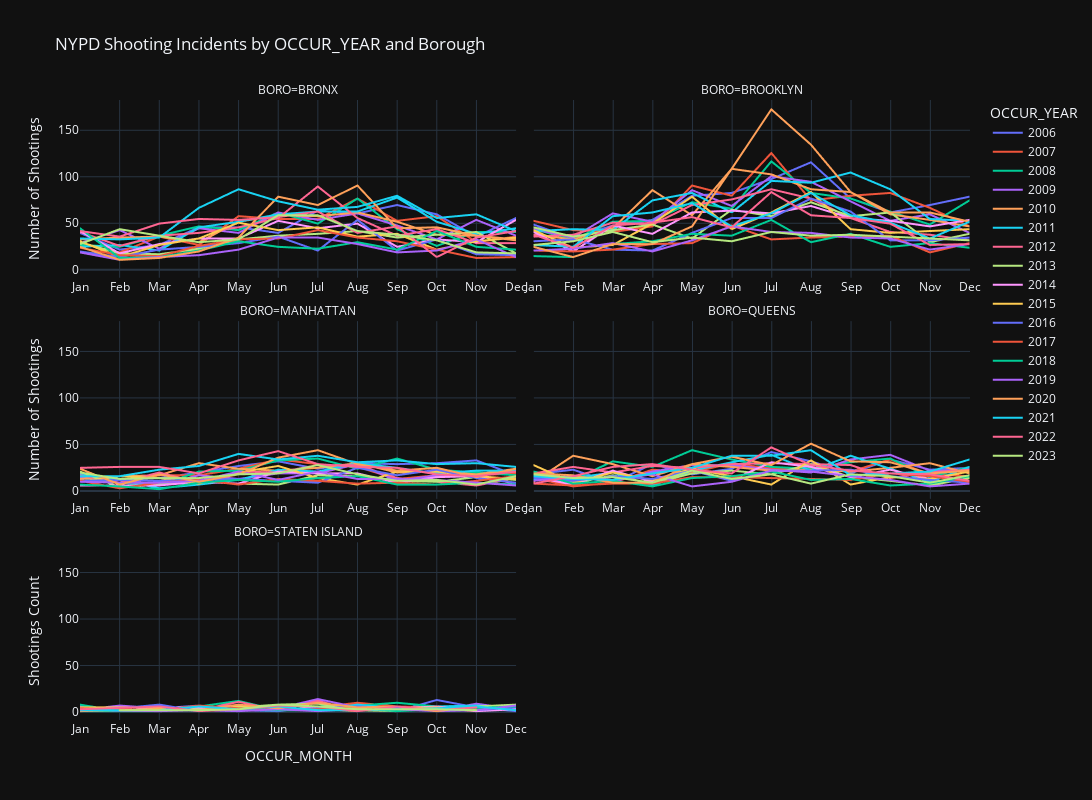

Notebook code cell kept with this figure:
### Markdown cell above
### Multi Graph Line Graphs of Shooting Incident Trends Split by Boroughs

### Code cell
shooting_counts = nyc_dataset.groupby(['OCCUR_YEAR', 'OCCUR_MONTH', 'OCCUR_MONTH_NUM', 'BORO']).size().reset_index(name='Count')
shooting_counts = shooting_counts.sort_values(by=['OCCUR_YEAR', 'OCCUR_MONTH_NUM'])
fig = px.line(
    shooting_counts,
    x='OCCUR_MONTH',
    y='Count',
    color='OCCUR_YEAR',
    facet_col='BORO',
    facet_col_wrap=2,
    title='NYPD Shooting Incidents by OCCUR_YEAR and Borough',
    labels={'Count': 'Number of Shootings', 'OCCUR_MONTH': 'OCCUR_MONTH'},
    category_orders={'OCCUR_MONTH': ['Jan', 'Feb', 'Mar', 'Apr', 'May', 'Jun', 'Jul', 'Aug', 'Sep', 'Oct', 'Nov', 'Dec']}
)


fig.update_layout(
    xaxis_title='OCCUR_MONTH',
    yaxis_title='Shootings Count',
    legend_title='OCCUR_YEAR',
    hovermode='x',
    template='plotly_dark'
)

fig.update_layout(
    width=1400,  
    height=800,  
    
)

fig.for_each_xaxis(lambda x: x.update(showticklabels=True))


fig.show()
